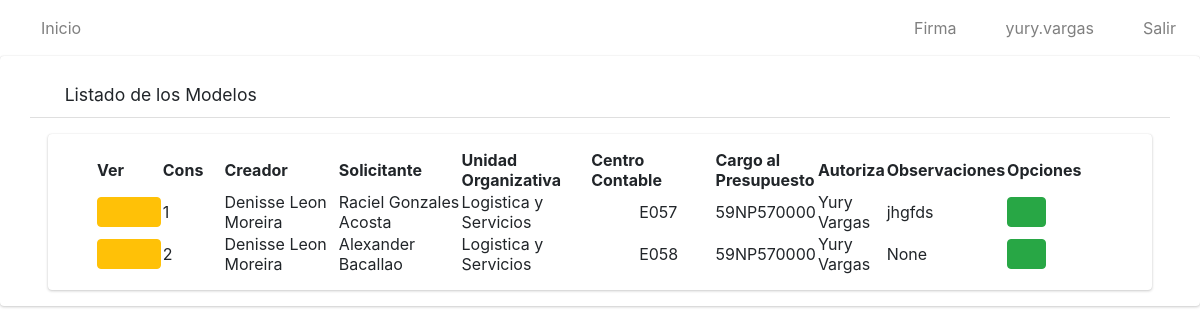
/listar_modelos/ (signed in), run on an earlier commit of the app's database.
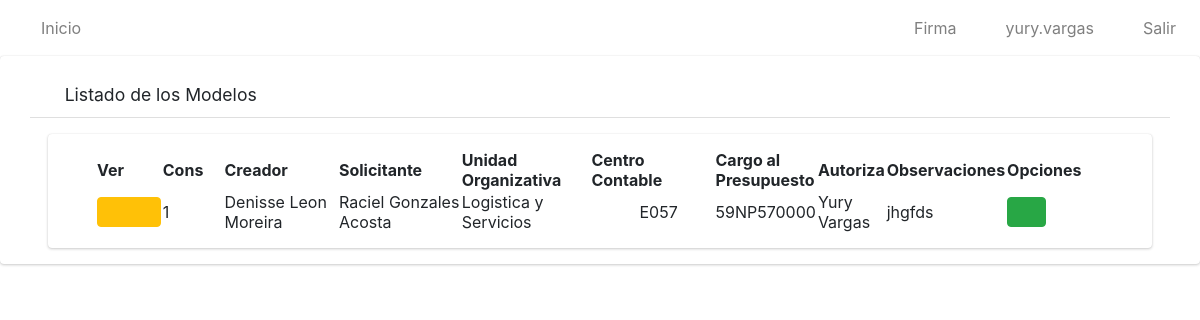
And on a later commit of the database.
### app/models.py (models this page shows, shortened)
class Modelo(models.Model):
    nombre=models.CharField(max_length=50)
    solicitante=models.CharField(max_length=50)
    unidad_organizativa=models.CharField(max_length=100)
    c_contable=models.CharField(max_length=4)
    consec=models.IntegerField()
    solicitudes=models.ManyToManyField(Solicitud)
    parleg=models.CharField(max_length=20)
    autoriza=models.CharField(max_length=50)
    cargo_presupuesto=models.CharField(max_length=20)
    observaciones = models.CharField(max_length=500, blank=True, null=True)
    estado=models.CharField(max_length=10)
    cargo_autoriza=models.CharField(max_length=100)
    dependencia_autoriza=models.CharField(max_length=100)
    cargo_solicita=models.CharField(max_length=100)
    area_trabajo_solicita=models.CharField(max_length=100)

### app/views.py (the view)
# urls.py: path('listar_modelos/', ModeloListView.as_view(), name='listarMod'),
class ModeloListView(ListView):
    model = Modelo
    template_name = 'modelos/listar.html'
    @method_decorator(login_required)
    def dispatch(self, request, *args, **kwargs):
        return super().dispatch(request,*args,** kwargs)
    def get_context_data(self, **kwargs):
        context = super().get_context_data(**kwargs)
        lista_solicitantes=[]
        modelos=Modelo.objects.all()
        context['title'] = "Listado de Solicitudes"
        context['object_list'] = Modelo.objects.all().filter(estado="ok")
        return context

### app/templates/modelos/listar.html (shortened to what this page needs)
{% extends 'base.html' %}
{% load static %}
{% block content %}
    <div class=" card card-default">
        <div class="card-header px-3 mb-3 mt-3 container">
            <h3 class="card-title">
            <i class="fas fa-search"></i>
                Listado de los Modelos
            </h3>
            </div>
        <div class="card card-body content-header mx-5 px-5">
            <table id="myTable" class="display" style="width: 100%;">
                <thead>
                    <tr>
                        <th>Ver</th>
                        <th style="width: 2cm">Cons</th>
                        <th>Creador</th>
                        <th>Solicitante</th>
                        <th>Unidad Organizativa</th>
                        <th>Centro Contable</th>
                        <th>Cargo al Presupuesto</th>
                        <th>Autoriza</th>
                        <th>Observaciones</th>
                        <th style="width: 3cm">Opciones</th>
                    </tr>
                </thead>
                <tbody>
                    {% for i in object_list %}
                    <tr>
                        <td style="width: 1cm"><a href="{% url 'solicitudModel' i.id%}" type="button" class="btn btn-warning">
                    <i class="fas fa-eye" style="width: 1cm"></i>
                </a></td>
                        <td style="width: 20px;">{{i.consec}}</td>
                        <td style="width: 150px;">{{i.nombre}}</td>
                        <td style="width: 150px;">{{i.solicitante}}</td>
                        <td style="width: 150px;">{{i.unidad_organizativa}}</td>
                        <td style="width: 150px;"><div class="pl-5">{{i.c_contable}}</div></td>
                        <td>{{i.cargo_presupuesto}}</td>
                        <td>{{i.autoriza}}</td>
                        <td>{{i.observaciones}}</td>
                        <td>
                {% if perms.app.view_modelo %}
                <a href="{% url 'modelo_pdf' i.id %}" type="button" class="btn btn-success">
                    <i class="fas fa-download"></i>
                </a>
                {% endif %}
                        </td>
                    </tr>
                    {% endfor %}
                </tbody>
            </table>
        </div>
    </div>
{% endblock %}

What changed in the data, as far as the page shows it:
no longer on this page (row edited): Modelo: consec "2", nombre "Denisse Leon Moreira", solicitante "Alexander Bacallao", unidad_organizativa "Logistica y Servicios", c_contable "E058", cargo_presupuesto "59NP570000", autoriza "Yury Vargas", observaciones "None"
